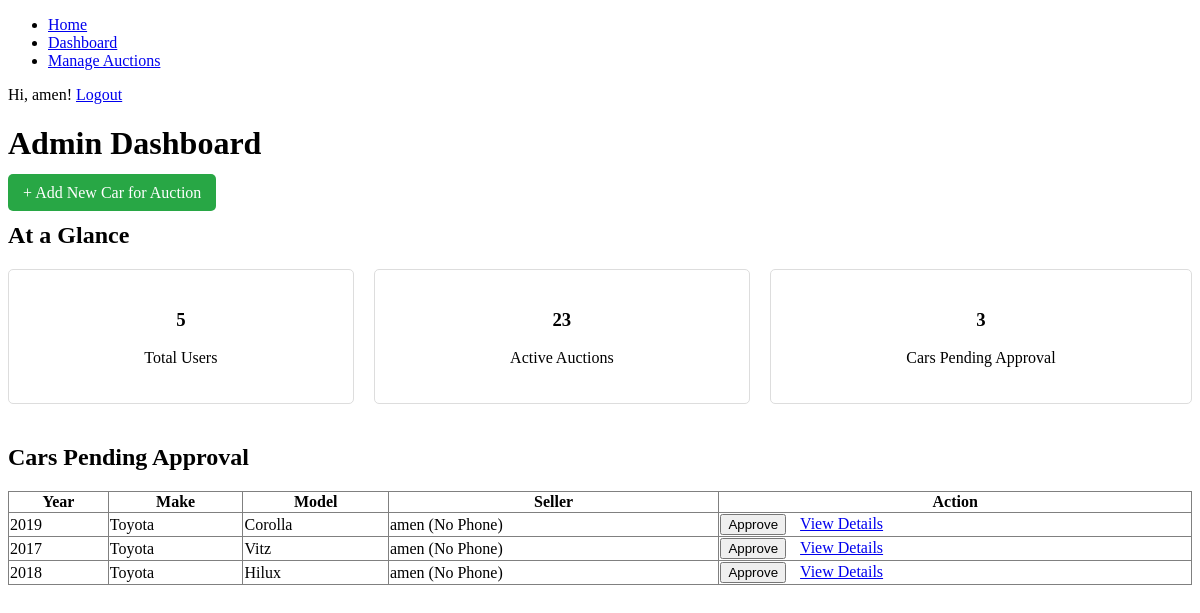
The app's page /admin/dashboard (signed in) with its own data.
### models/user.py (models this page shows, shortened)
class User(UserMixin, db.Model):
    id = db.Column(db.Integer, primary_key=True)
    username = db.Column(db.String(64), index=True, unique=True, nullable=False)
    email = db.Column(db.String(120), index=True, unique=True, nullable=False)
    phone_number = db.Column(db.String(20), nullable=True)
    password_hash = db.Column(db.String(128))
    is_admin = db.Column(db.Boolean, default=False)
    cars = db.relationship('Car', backref='owner', lazy='dynamic')
    bids = db.relationship('Bid', backref='bidder', lazy='dynamic')

### models/car.py (models this page shows, shortened)
class Car(db.Model):
    id = db.Column(db.Integer, primary_key=True)
    make = db.Column(db.String(64), nullable=False)
    model = db.Column(db.String(64), nullable=False)
    year = db.Column(db.Integer, nullable=False)
    description = db.Column(db.Text, nullable=True)
    owner_id = db.Column(db.Integer, db.ForeignKey('user.id'), nullable=False)
    service_history_url = db.Column(db.String(200), nullable=True)
    inspection_report_url = db.Column(db.String(200), nullable=True)
    is_approved = db.Column(db.Boolean, default=False, nullable=False)
    transmission = db.Column(db.String(50))
    drivetrain = db.Column(db.String(50))
    mileage = db.Column(db.Integer)
    fuel_type = db.Column(db.String(50))
    auction = db.relationship('Auction', backref='car', uselist=False) # One-to-one relationship with Auction
    images = db.relationship('CarImage', backref='car', lazy=True, cascade="all, delete-orphan") # One-to-many relationship with CarImage

### routes/admin.py (the view)
@admin_bp.route('/dashboard')
@login_required
@admin_required
def dashboard():
    unapproved_cars = Car.query.filter_by(is_approved=False).all()
    stats = {
        'user_count': User.query.count(),
        'active_auction_count': Auction.query.join(Car).filter(Car.is_approved == True, Auction.end_time > datetime.utcnow()).count(),
        'pending_approval_count': len(unapproved_cars)
    }
    return render_template('dashboard.html', cars=unapproved_cars, stats=stats)

### routes/admin.py (called while the page is built)
def admin_required(f):
    @wraps(f)
    def decorated_function(*args, **kwargs):
        if not current_user.is_authenticated or not current_user.is_admin:
            abort(403) # Forbidden
        return f(*args, **kwargs)
    return decorated_function

### templates/dashboard.html (shortened to what this page needs)
{% extends "base.html" %}
{% block content %}
    <h1>Admin Dashboard</h1>
    <div style="margin-bottom: 20px;">
        <a href="{{ url_for('admin.add_car') }}" style="text-decoration: none; background-color: #28a745; color: white; padding: 10px 15px; border-radius: 5px;">+ Add New Car for Auction</a>
    </div>
    <h2>At a Glance</h2>
    <div class="stat-grid" style="display: flex; gap: 20px; margin-bottom: 40px;">
        <div class="stat-card" style="border: 1px solid #ddd; padding: 20px; text-align: center; flex-grow: 1; border-radius: 5px;">
            <h3>{{ stats.user_count }}</h3>
            <p>Total Users</p>
        </div>
        <div class="stat-card" style="border: 1px solid #ddd; padding: 20px; text-align: center; flex-grow: 1; border-radius: 5px;">
            <h3>{{ stats.active_auction_count }}</h3>
            <p>Active Auctions</p>
        </div>
        <div class="stat-card" style="border: 1px solid #ddd; padding: 20px; text-align: center; flex-grow: 1; border-radius: 5px;">
            <h3>{{ stats.pending_approval_count }}</h3>
            <p>Cars Pending Approval</p>
        </div>
    </div>
    <h2>Cars Pending Approval</h2>
    {% if cars %}
        <table border="1" style="width:100%; border-collapse: collapse;">
            <thead>
                <tr>
                    <th>Year</th>
                    <th>Make</th>
                    <th>Model</th>
                    <th>Seller</th>
                    <th>Action</th>
                </tr>
            </thead>
            <tbody>
                {% for car in cars %}
                <tr>
                    <td>{{ car.year }}</td>
                    <td>{{ car.make }}</td>
                    <td>{{ car.model }}</td>
                    <td>{{ car.owner.username }} ({{ car.owner.phone_number or 'No Phone' }})</td>
                    <td>
                        <form action="{{ url_for('admin.approve_car', car_id=car.id) }}" method="post" style="display:inline;">
                            <button type="submit">Approve</button>
                        </form>
                        <a href="{{ url_for('auctions.auction_detail', auction_id=car.auction.id) }}" style="margin-left: 10px;">View Details</a>
                    </td>
                </tr>
                {% endfor %}
            </tbody>
        </table>
    {% else %}
        <p>No cars are currently pending approval.</p>
    {% endif %}
{% endblock %}

### templates/base.html (shortened to what this page needs)
<!DOCTYPE html>
<html lang="en">
<head>
    <link rel="stylesheet" href="{{ url_for('static', filename='css/style.css') }}">
</head>
<body>
    <nav>
        <ul>
            <li><a href="{{ url_for('main.home') }}">Home</a></li>
            {% if current_user.is_authenticated and current_user.is_admin %}
                <li><a href="{{ url_for('admin.dashboard') }}">Dashboard</a></li>
                <li><a href="{{ url_for('auctions.list_auctions') }}">Manage Auctions</a></li>
            {% elif current_user.is_authenticated %}
                <li><a href="{{ url_for('auctions.list_auctions') }}">All Auctions</a></li>
                <li><a href="{{ url_for('seller.dashboard') }}">Seller Dashboard</a></li>
            {% else %}
                <li><a href="{{ url_for('auctions.list_auctions') }}">All Auctions</a></li>
            {% endif %}
        </ul>
        <div class="nav-right">
            {% if current_user.is_authenticated %}
                <span>Hi, {{ current_user.username }}!</span>
                <a href="{{ url_for('auth.logout') }}" class="nav-button">Logout</a>
            {% else %}
                <a href="{{ url_for('auth.login') }}" class="nav-button">Login</a>
                <a href="{{ url_for('auth.register') }}" class="nav-button">Register</a>
            {% endif %}
        </div>
    </nav>
    <main>
        {% block content %}{% endblock %}
    </main>
</body>
</html>

### records on screen
User: username "amen"
Car: year "2019", make "Toyota", model "Corolla", owner.username "amen", owner "No Phone"
Car: year "2017", make "Toyota", model "Vitz", owner.username "amen", owner "No Phone"
Car: year "2018", make "Toyota", model "Hilux", owner.username "amen", owner "No Phone"

### other values on screen
{{ stats.user_count }} "5"
{{ stats.active_auction_count }} "23"
{{ stats.pending_approval_count }} "3"
